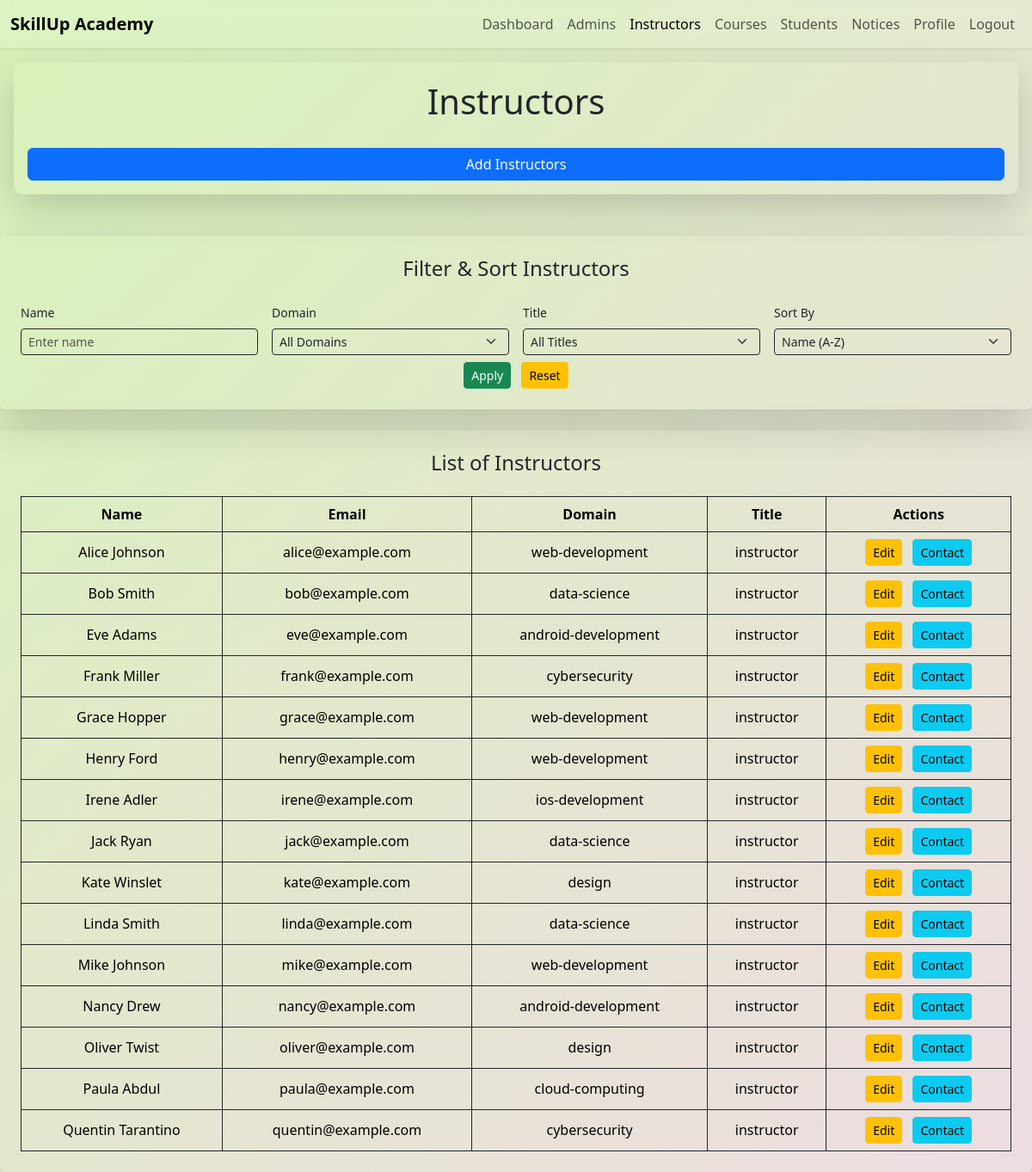
Screenshot of /admin/instructors.php (signed in) with the database file from the repository.
### tables this page shows
CREATE TABLE `instructors` (
  `u_id` int(11) NOT NULL,
  `bio` varchar(500) DEFAULT NULL,
  `domain` varchar(50) NOT NULL,
  `title` varchar(10) NOT NULL,
  `skills` varchar(100) DEFAULT NULL,
  `image` varchar(100) DEFAULT NULL
);

CREATE TABLE `users` (
  `u_id` int(11) NOT NULL,
  `email` varchar(50) NOT NULL,
  `contact` varchar(10) NOT NULL,
  `reg_date` date NOT NULL DEFAULT curdate(),
  `dob` date NOT NULL,
  `gender` varchar(6) NOT NULL,
  `name` varchar(100) NOT NULL
);

### admin/instructors.php (the view, shortened to what this page needs)
<?php
include '../auth/cnct.php';
$filter_name = $_GET['filter_name'] ?? '';
$sort_by = $_GET['sort_by'] ?? 'name_asc';
$sql = "SELECT i.u_id, u.email, u.name, u.contact, i.domain, i.title
        FROM instructors i
        JOIN users u ON i.u_id = u.u_id
        WHERE 1=1 ";
$allowed_sorts = [
    'name_asc' => 'u.name ASC',
    'name_desc' => 'u.name DESC',
    'domain_asc' => 'i.domain ASC',
    'domain_desc' => 'i.domain DESC',
    'title_asc' => 'i.title ASC',
    'title_desc' => 'i.title DESC'
];
$order_by = $allowed_sorts[$sort_by] ?? 'u.name ASC';
$sql .= " ORDER BY $order_by";
$stmt = $conn->prepare($sql);
$stmt->execute();
$result = $stmt->get_result();
$instructors = $result->fetch_all(MYSQLI_ASSOC);
?>
<!DOCTYPE html>
<html lang="en">
<head>
  <link href="https://cdn.jsdelivr.net/npm/bootstrap@5.3.7/dist/css/bootstrap.min.css" rel="stylesheet" />
  <link rel="stylesheet" href="../style.css" />
</head>
<body>
<nav class="navbar navbar-expand-lg navbar-blur sticky-top shadow-sm">
  <div class="container-fluid">
    <a class="navbar-brand fw-bold" href="#">SkillUp Academy</a>
    <div class="collapse navbar-collapse" id="navbarNav">
      <ul class="navbar-nav ms-auto">
        <li class="nav-item">
          <a class="nav-link " href="dashboard.php">Dashboard</a>
        </li>
         <li class="nav-item">
          <a class="nav-link " href="">Admins</a>
        </li>
        <li class="nav-item">
          <a class="nav-link active" href="instructors.php">Instructors</a>
        </li>
        <li class="nav-item">
          <a class="nav-link" href="courses.php">Courses</a>
        </li>
        <li class="nav-item">
          <a class="nav-link" href="students.php">Students</a>
        </li>
        <li class="nav-item">
          <a class="nav-link" href="post-notices.php">Notices</a>
        </li>
        <li class="nav-item">
          <a class="nav-link" href="profile.php">Profile</a>
        </li>
        <li class="nav-item">
          <a class="nav-link" href="../auth/logout.php">Logout</a>
        </li>
      </ul>
    </div>
  </div>
</nav>
<div class="container-fluid mt-3 mb-5 px-3">
  <div class="row justify-content-center">
    <div class="col-12">
      <div class="card bg-transparent card-h shadow-lg border-0">
        <div class="card-body">
          <p class="text-center fs-1 mb-4">Instructors</p>
          <div class="d-grid">
            <button class="btn btn-primary" data-bs-toggle="modal" data-bs-target="#addInstructorModal">
              Add Instructors
            </button>
          </div>
        </div>
      </div>
    </div>
  </div>
</div>
<div class="card bg-transparent shadow-lg border-0 mt-4">
  <div class="card-body bg-transparent p-4">
    <h4 class="text-center mb-4">Filter & Sort Instructors</h4>
    <form method="GET" class="row g-3 align-items-end">
      <div class="col-md-3 ps-2">
        <label for="filter-name" class="form-label small">Name</label>
        <input
          type="text"
          class="form-control form-control-sm bg-transparent border border-dark text-dark"
          id="filter-name"
          name="filter_name"
          placeholder="Enter name"
          value="<?= htmlspecialchars($filter_name) ?>"
        />
      </div>
      <div class="col-md-3">
        <label class="form-label small">Domain</label>
        <select name="filter_domain" class="form-select form-select-sm bg-transparent border border-dark text-dark">
          <option value="">All Domains</option>
        </select>
      </div>
      <div class="col-md-3">
        <label class="form-label small">Title</label>
        <select name="filter_title" class="form-select form-select-sm bg-transparent border border-dark text-dark">
          <option value="">All Titles</option>
        </select>
      </div>
      <div class="col-md-3 pe-2">
        <label class="form-label small">Sort By</label>
        <select name="sort_by" class="form-select form-select-sm bg-transparent border border-dark text-dark">
          <option value="name_asc" <?= $sort_by==='name_asc'?'selected':'' ?>>Name (A-Z)</option>
        </select>
      </div>
      <div class="col-12 text-center mt-2">
        <button class="btn btn-success btn-sm me-2">Apply</button>
        <a href="instructors.php" class="btn btn-warning btn-sm">Reset</a>
      </div>
    </form>
  </div>
</div>
<div class="card bg-transparent shadow-lg border-0 mt-4">
  <div class="card-body bg-transparent p-4">
    <h4 class="mb-4 text-center text-dark">List of Instructors</h4>
    <div class="table-responsive">
      <table class="table table-bordered border-dark text-center align-middle mb-0">
        <thead class="text-dark">
          <tr class="bg-transparent">
            <th class="bg-transparent border-dark">Name</th>
            <th class="bg-transparent border-dark">Email</th>
            <th class="bg-transparent border-dark">Domain</th>
            <th class="bg-transparent border-dark">Title</th>
            <th class="bg-transparent border-dark">Actions</th>
          </tr>
        </thead>
        <tbody class="text-dark">
          <?php if (count($instructors) === 0): ?>
            <tr>
              <td colspan="5" class="bg-transparent border-dark">No instructors found.</td>
            </tr>
          <?php else: ?>
            <?php foreach ($instructors as $ins): ?>
              <tr class="bg-transparent">
                <td class="bg-transparent border-dark"><?= htmlspecialchars($ins['name']) ?></td>
                <td class="bg-transparent border-dark"><?= htmlspecialchars($ins['email']) ?></td>
                <td class="bg-transparent border-dark"><?= htmlspecialchars($ins['domain']) ?></td>
                <td class="bg-transparent border-dark"><?= htmlspecialchars($ins['title']) ?></td>
                <td class="bg-transparent border-dark">
                  <button class="btn btn-sm btn-warning me-2"
                    data-bs-toggle="modal"
                    data-bs-target="#editModal"
                    data-u_id="<?= $ins['u_id'] ?>"
                    data-domain="<?= htmlspecialchars($ins['domain']) ?>"
                    data-title="<?= htmlspecialchars($ins['title']) ?>">
                    Edit
                  </button>
                  <button class="btn btn-sm btn-info"
                    data-bs-toggle="modal"
                    data-bs-target="#contactModal"
                    data-name="<?= htmlspecialchars($ins['name']) ?>"
                    data-email="<?= htmlspecialchars($ins['email']) ?>"
                    data-contact="<?= htmlspecialchars($ins['contact'] ?? 'Not provided') ?>">
                    Contact
                  </button>
                </td>
              </tr>
            <?php endforeach; ?>
          <?php endif; ?>
        </tbody>
      </table>
    </div>
  </div>
</div>
</body>
</html>

### style.css (style rules this page uses)
html, body { margin: 0; padding: 0; background: linear-gradient(-45deg, #f6ed91, #bcecf0, #f5d5f0, #d8f3b9); background-size: 400% 400%; background-attachment: fixed; animation: gradientBG 10s ease-in-out infinite; font-family: 'Segoe UI', Tahoma, Geneva, Verdana, sans-serif; color: #1c1c1c; }
.navbar-blur { background-color: rgba(255, 255, 255, 0.1); backdrop-filter: blur(8px); -webkit-backdrop-filter: blur(8px); }
.card-h { border-radius: 10px; transition: transform 0.3s ease; }

### rows the page displays
instructors: u_id.name "Alice Johnson", u_id.email "alice@example.com", domain "web-development", title "instructor"
instructors: u_id.name "Bob Smith", u_id.email "bob@example.com", domain "data-science", title "instructor"
instructors: u_id.name "Eve Adams", u_id.email "eve@example.com", domain "android-development", title "instructor"
instructors: u_id.name "Frank Miller", u_id.email "frank@example.com", domain "cybersecurity", title "instructor"
instructors: u_id.name "Grace Hopper", u_id.email "grace@example.com", domain "web-development", title "instructor"
instructors: u_id.name "Henry Ford", u_id.email "henry@example.com", domain "web-development", title "instructor"
instructors: u_id.name "Irene Adler", u_id.email "irene@example.com", domain "ios-development", title "instructor"
instructors: u_id.name "Jack Ryan", u_id.email "jack@example.com", domain "data-science", title "instructor"
instructors: u_id.name "Kate Winslet", u_id.email "kate@example.com", domain "design", title "instructor"
instructors: u_id.name "Linda Smith", u_id.email "linda@example.com", domain "data-science", title "instructor"
instructors: u_id.name "Mike Johnson", u_id.email "mike@example.com", domain "web-development", title "instructor"
instructors: u_id.name "Nancy Drew", u_id.email "nancy@example.com", domain "android-development", title "instructor"
instructors: u_id.name "Oliver Twist", u_id.email "oliver@example.com", domain "design", title "instructor"
instructors: u_id.name "Paula Abdul", u_id.email "paula@example.com", domain "cloud-computing", title "instructor"
instructors: u_id.name "Quentin Tarantino", u_id.email "quentin@example.com", domain "cybersecurity", title "instructor"
